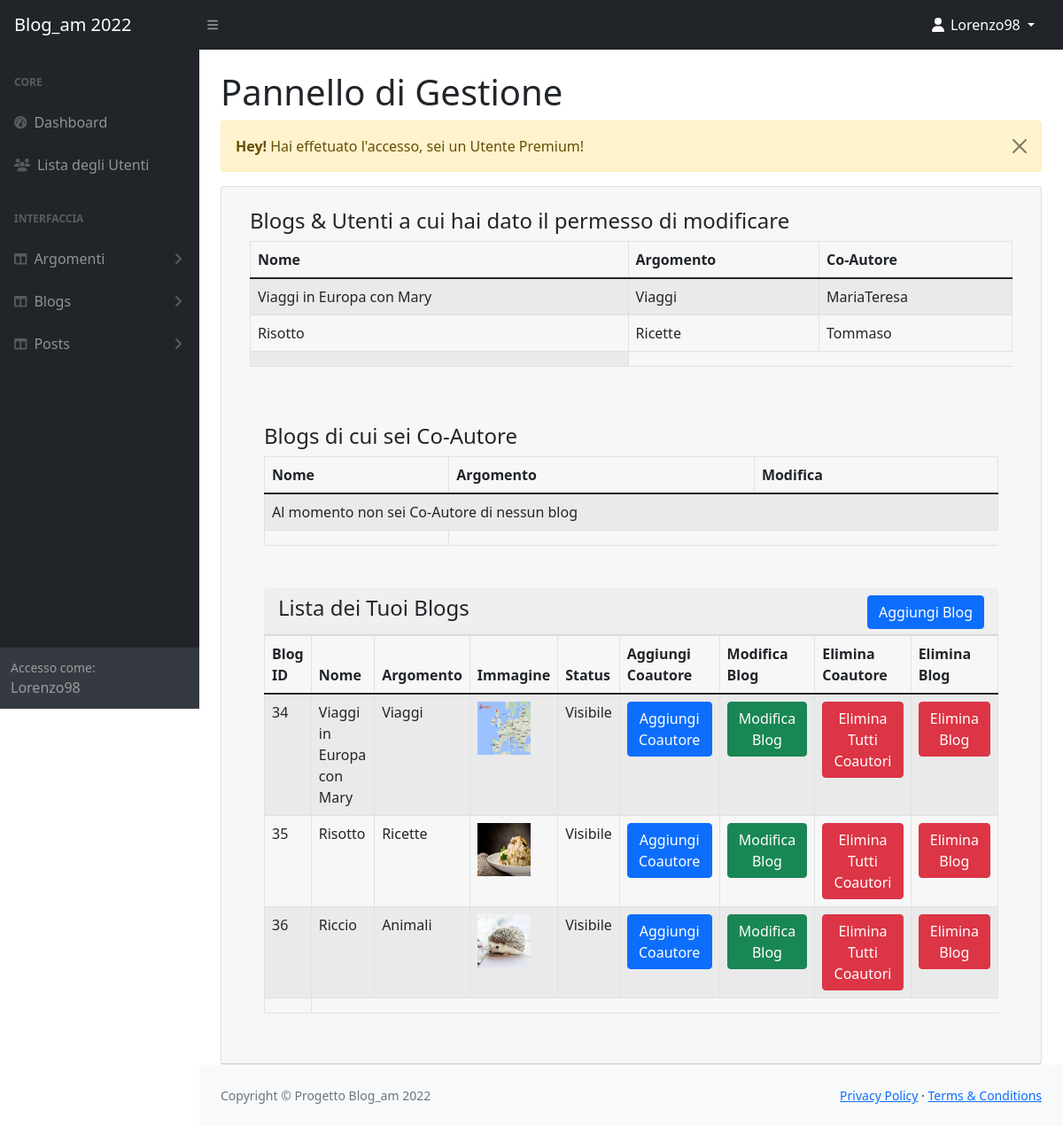
The page /admin/coautori-view.php (signed in) on the database its author committed.
### tables this page shows
CREATE TABLE `coautori` (
  `rid` int(11) NOT NULL,
  `autore_id` int(11) NOT NULL,
  `coautore_id` int(11) NOT NULL,
  `blog_id` int(11) NOT NULL
);

CREATE TABLE `blogs` (
  `bid` int(11) NOT NULL,
  `b_uid` int(11) NOT NULL,
  `b_aid` int(11) NOT NULL,
  `nome` varchar(252) NOT NULL,
  `slug` varchar(252) NOT NULL,
  `descrizione` text DEFAULT NULL,
  `immagine` varchar(252) DEFAULT NULL,
  `status` tinyint(1) NOT NULL DEFAULT 0,
  `data_postato` timestamp NOT NULL DEFAULT current_timestamp()
);

CREATE TABLE `argomenti` (
  `aid` int(11) NOT NULL,
  `a_uid` int(11) NOT NULL,
  `nome` varchar(252) NOT NULL,
  `slug` varchar(252) NOT NULL,
  `descrizione` text DEFAULT NULL,
  `status` tinyint(1) DEFAULT 0 COMMENT '0 = visibile | 1 = archiviato | 2 = adulto',
  `data_postato` timestamp NULL DEFAULT current_timestamp()
);

CREATE TABLE `utenti` (
  `uid` int(11) NOT NULL,
  `username` varchar(255) NOT NULL,
  `email` varchar(255) NOT NULL,
  `nome` varchar(255) NOT NULL,
  `cognome` varchar(255) NOT NULL,
  `cfiscale` varchar(16) NOT NULL,
  `password` varchar(255) NOT NULL,
  `d_nascita` date NOT NULL,
  `biografia` text NOT NULL,
  `ruolo` tinyint(1) NOT NULL DEFAULT 0,
  `status` tinyint(1) NOT NULL DEFAULT 0,
  `data_postato` timestamp NOT NULL DEFAULT current_timestamp()
);

### admin/coautori-view.php (the view, shortened to what this page needs)
<?php include('../config/dbcon.php');
      include('includes/header.php');
?>
<div class="container-fluid px-4">
                        <h1 class="mt-4">Pannello di Gestione</h1>
                <div class="row">
                  <div class="col-md-12">
                    <?php include('includes/message.php') ?>
                    <div class="card">
                        <div class="card-header">
                            <div class="card-body">
                            <h4>Blogs & Utenti a cui hai dato il permesso di modificare
                                </h4>
                                    <div class="table-responsive">
                                        <table class="table table-bordered table-striped">
                                            <thead>
                                                <tr>
                                                    <th>Nome</th>
                                                    <th>Argomento</th>
                                                    <th>Co-Autore</th>
                                                </tr>
                                            </thead>
                                            <tbody>
                                                <?php
                                                     $uidCorrente = $_SESSION['auth_user']['user_id'];
                                                     $cols = "SELECT c.*,b.*,b.nome AS blogname, a.nome AS argomento_nome, u.nome AS usernome FROM coautori c, utenti u, blogs b,argomenti a WHERE c.blog_id = b.bid AND  a.aid = b.b_aid AND c.coautore_id = u.uid AND c.coautore_id != $uidCorrente AND c.autore_id = $uidCorrente";
                                                     $cols_run = mysqli_query($con,$cols);
                                                     if(mysqli_num_rows($cols_run) > 0)
                                                     {
                                                         foreach($cols_run as $col)
                                                         {
                                                            ?>
                                                            <tr>
                                                            <td><?= $col['nome'];?></td>
                                                            <td><?= $col['argomento_nome'];?></td>
                                                            <td>
                                                                    <?= $col['usernome'];?>
                                                            </td>
                                                            </tr>
                                                            <?php
                                                         }
                                                     }
                                                     else{
                                                         ?>
                                                         <tr>
                                                         <td colspan="6">Al momento non c'è nessun Co-Autore</td>
                                                         </tr>
                                                         <?php
                                                        }
                                                ?>
                                                <tr>
                                                    <td></td>
                                                </tr>
                                            </tbody>
                                        </table>
                                    </div>
                            </div>
                            <div class="card-body">
                            <div class="card-body">
                            <h4>Blogs di cui sei Co-Autore
                                </h4>
                                    <div class="table-responsive">
                                        <table class="table table-bordered table-striped">
                                            <thead>
                                                <tr>
                                                    <th>Nome</th>
                                                    <th>Argomento</th>
                                                    <th>Modifica</th>
                                                </tr>
                                            </thead>
                                            <tbody>
                                                <?php
                                                     $uidCorrente = $_SESSION['auth_user']['user_id'];
                                                     $cols = "SELECT c.*,b.*,b.nome AS blogname, a.nome AS argomento_nome, u.nome AS usernome FROM coautori c, utenti u, blogs b,argomenti a WHERE c.blog_id = b.bid AND a.aid = b.b_aid AND c.coautore_id = u.uid AND c.coautore_id = $uidCorrente";
                                                     $cols_run = mysqli_query($con,$cols);
                                                     if(mysqli_num_rows($cols_run) > 0)
                                                     {
                                                         foreach($cols_run as $col)
                                                         {
                                                            {
                                                            ?>
                                                            <tr>
                                                            <td><?= $col['nome'];?></td>
                                                            <td><?= $col['argomento_nome'];?></td>
                                                            <td><a href="blog-edit.php?id=<?= $col['bid'];?>" class="btn btn-success">Modifica</a></td>
                                                            </tr>
                                                            <?php
                                                            }
                                                         }
                                                     }
                                                     else{
                                                         ?>
                                                         <tr>
                                                         <td colspan="6">Al momento non sei Co-Autore di nessun blog</td>
                                                         </tr>
                                                         <?php
                                                        }
                                                ?>
                                                <tr>
                                                    <td></td>
                                                </tr>
                                            </tbody>
                                        </table>
                                    </div>
                            </div>
                            <div class="card-body">
                            <div class="card-header">
                            <?php if ($_SESSION['auth_role'] == 1):?>
                            <h4>Lista di tutti i blogs del sito
                                <a href="blog-add.php" class="btn btn-primary float-end">Aggiungi Blog</a>
                              </h4>
                              <?php elseif ($_SESSION['auth_role'] == 0 || $_SESSION['auth_role'] == 2):?>
                                <h4>Lista dei Tuoi Blogs
                                <a href="blog-add.php" class="btn btn-primary float-end">Aggiungi Blog</a>
                              </h4>
                              <?php endif; ?>
                            </div>
                                    <div class="table-responsive">
                                        <table class="table table-bordered table-striped">
                                            <thead>
                                                <tr>
                                                    <th>Blog ID</th>
                                                    <th>Nome</th>
                                                    <th>Argomento</th>
                                                    <th>Immagine</th>
                                                    <th>Status</th>
                                                    <th>Aggiungi Coautore</th>
                                                    <th>Modifica Blog</th>
                                                    <th>Elimina Coautore</th>
                                                    <th>Elimina Blog</th>
                                                </tr>
                                            </thead>
                                            <tbody>
                                                <?php
                                                    if($_SESSION['auth_role'] == 0)
                                                    {
                                                     $uidCorrente = $_SESSION['auth_user']['user_id'];
                                                     $blogs = "SELECT b.*, a.nome AS argomento_nome FROM blogs b,argomenti a WHERE a.aid = b.b_aid AND b.b_uid = $uidCorrente";
                                                     $blogs_run = mysqli_query($con,$blogs);
                                                    }
                                                    else if($_SESSION['auth_role'] == 1){
                                                     $uidCorrente = $_SESSION['auth_user']['user_id'];
                                                     $blogs = "SELECT b.*, a.nome AS argomento_nome FROM blogs b,argomenti a WHERE a.aid = b.b_aid";
                                                     $blogs_run = mysqli_query($con,$blogs);
                                                    }
                                                    elseif($_SESSION['auth_role'] == 2)
                                                    {
                                                     $uidCorrente = $_SESSION['auth_user']['user_id'];
                                                     $blogs = "SELECT b.*, a.nome AS argomento_nome FROM blogs b,argomenti a WHERE b.b_uid = $uidCorrente AND a.aid = b.b_aid";
                                                     $blogs_run = mysqli_query($con,$blogs);
                                                    }
                                                     if(mysqli_num_rows($blogs_run) > 0)
                                                     {
                                                         foreach($blogs_run as $blog)
                                                         {
                                                            ?>
                                                            <tr>
                                                            <td><?= $blog['bid'];?></td>
                                                            <td><?= $blog['nome'];?></td>
                                                            <td><?= $blog['argomento_nome'];?></td>
                                                            <td>  <img src="../caricati/blogs/<?= $blog['immagine'];?>" width="60px" height="60px" /></td>
                                                            <td><?= $blog['status'] == '1' ? 'Archiviato' : 'Visibile' ?></td>
                                                            <td>
                                                                 <a href="coautori-add.php?id=<?= $blog['bid'];?>" class="btn btn-primary">Aggiungi Coautore</a>
                                                            </td>
                                                            <td>
                                                                <a href="blog-edit.php?id=<?= $blog['bid'];?>" class="btn btn-success">Modifica Blog</a>
                                                            </td>
                                                            <td>
                                                                <form action="panel-codes.php" method="POST">
                                                                <button type="submit" name="elimina_coautori" value="<?= $blog['bid'];?>" class="btn btn-danger">Elimina Tutti Coautori</button>
                                                                </form>
                                                            </td>
                                                            <td>
                                                            <form action="panel-codes.php" method="POST">
                                                                <button type="submit" name="elimina_blog" value="<?= $blog['bid'];?>" class="btn btn-danger">Elimina Blog</button>
                                                                </form>
                                                            </td>
                                                            </tr>
                                                            <?php
                                                         }
                                                     }
                                                     else{
                                                         ?>
                                                         <tr>
                                                         <td colspan="6">Per il momento non hai blog!</td>
                                                         </tr>
                                                           <?php
                                                           }
                                               ?>
                                               <tr>
                                                   <td></td>
                                               </tr>
                                           </tbody>
                                       </table>
                                   </div>
                           </div>
                           </div>
                        </div>
                    </div>
                  </div>
                </div>
</div>
<?php
include('includes/footer.php');
include('includes/scripts.php');
?>

### rows shown on the page
coautori: blog.nome "Viaggi in Europa con Mary", argomenti.nome "Viaggi", coautore.nome "MariaTeresa"
coautori: blog.nome "Risotto", argomenti.nome "Ricette", coautore.nome "Tommaso"
blogs: bid "34", nome "Viaggi in Europa con Mary", argomenti.nome "Viaggi", immagine (picture), status "Visibile"
blogs: bid "35", nome "Risotto", argomenti.nome "Ricette", immagine (picture), status "Visibile"
blogs: bid "36", nome "Riccio", argomenti.nome "Animali", immagine (picture), status "Visibile"

### other values the page prints
$_SESSION['auth_user']['user_username'] "Lorenzo98"
$_SESSION['message'] "Hai effetuato l'accesso, sei un Utente Premium!"
